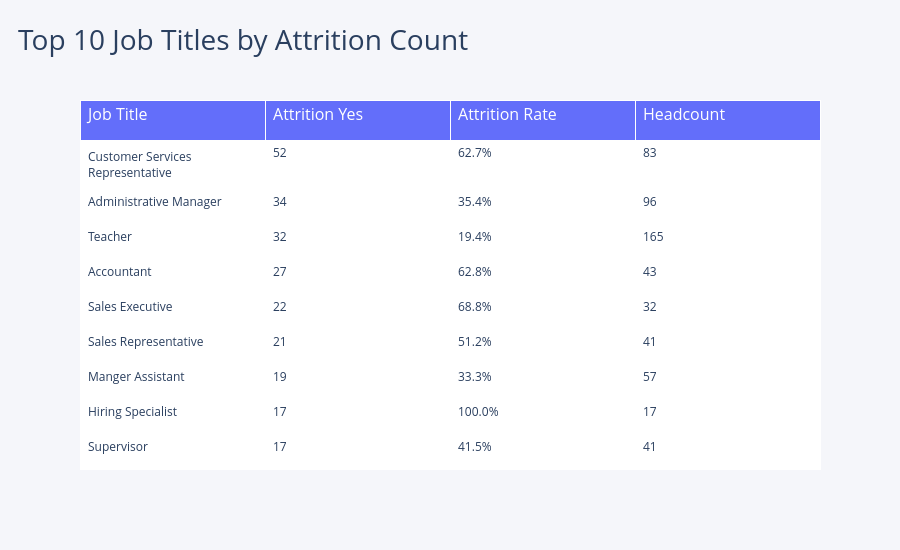

Notebook source saved alongside this figure:
### Markdown cell above
Note: The "31 to 35 years" group has very few employees

### Code cell
df["JobTitle"] = df["JobTitle"].str.strip()

df["JobTitle"] = df["JobTitle"].str.title()


df["JobTitle"] = df["JobTitle"].str.replace(r"\s+", " ", regex=True)

job_stats = (
    df.groupby("JobTitle")
    .agg(
        Headcount=("Attrition", "count"),
        Attrition_Yes=("Attrition", lambda x: (x == "Yes").sum())
    )
    .reset_index()
)

job_stats["Attrition_Rate"] = (
    job_stats["Attrition_Yes"] / job_stats["Headcount"] * 100
).round(1)

top10 = (
    job_stats.sort_values("Attrition_Yes", ascending=False)
    .head(10)
)


fig = go.Figure(data=[go.Table(
    header=dict(
        values=["Job Title", "Attrition Yes", "Attrition Rate", "Headcount"],
        fill_color="#636EFA",
        font=dict(color="white", size=16),
        align="left",
        height=40
    ),
    cells=dict(
        values=[
            top10["JobTitle"],
            top10["Attrition_Yes"],
            top10["Attrition_Rate"].astype(str) + "%",
            top10["Headcount"]
        ],
        fill_color="white",
        align="left",
        height=35
    )
)])

fig.update_layout(
    title={
        "text": "Top 10 Job Titles by Attrition Count",
        "x": 0.02,
        "xanchor": "left",
        "font": dict(size=28)
    },
    height=550,
    paper_bgcolor="#f5f6fa"
)

fig.show()

### Figure 1 — Plotly figure (JSON) as saved in the notebook; plotly's stock layout.template omitted (floating-point values rounded to 4 significant figures)
{"data": [{"cells": {"align": "left", "fill": {"color": "white"}, "height": 35, "values": [["Customer Services Representative", "Administrative Manager", "Teacher", "Accountant", "Sales Executive", "Sales Representative", "Manger Assistant", "Hiring Specialist", "Supervisor", "Salesman"], [52, 34, 32, 27, 22, 21, 19, 17, 17, 17], ["62.7%", "35.4%", "19.4%", "62.8%", "68.8%", "51.2%", "33.3%", "100.0%", "41.5%", "42.5%"], [83, 96, 165, 43, 32, 41, 57, 17, 41, 40]]}, "header": {"align": "left", "fill": {"color": "#636EFA"}, "font": {"color": "white", "size": 16}, "height": 40, "values": ["Job Title", "Attrition Yes", "Attrition Rate", "Headcount"]}, "type": "table"}], "layout": {"height": 550, "paper_bgcolor": "#f5f6fa", "title": {"font": {"size": 28}, "text": "Top 10 Job Titles by Attrition Count", "x": 0.02, "xanchor": "left"}}}
